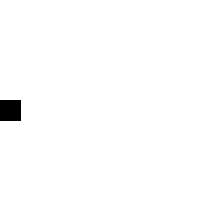
Frame 1 (no input)
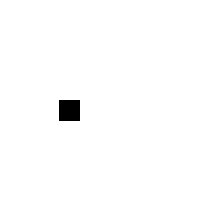
Frame 60 (the mouse pressed at the canvas centre just before this capture)
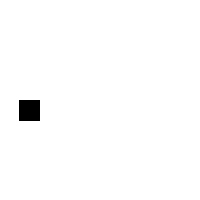
Frame 120 (the mouse held since frame 60 and released just before this capture)

The Processing sketch that drew these frames (run headless with seeded random() and noise(); from frame 60 on, the mouse is pressed at the canvas centre):

// Processing sketch: Lab4
// ── Lab4.pde
// Rectangle starts at location x
float x = 0;
void setup() {
 size(200, 200);
}
void draw() {
 background(255);
 // Display object
 fill(0);
 rect(x, 100, 20, 20);
 // Increment x
 x = x + 1;
 
 if (x == 100)
 {
   x= 0;
 }
}
